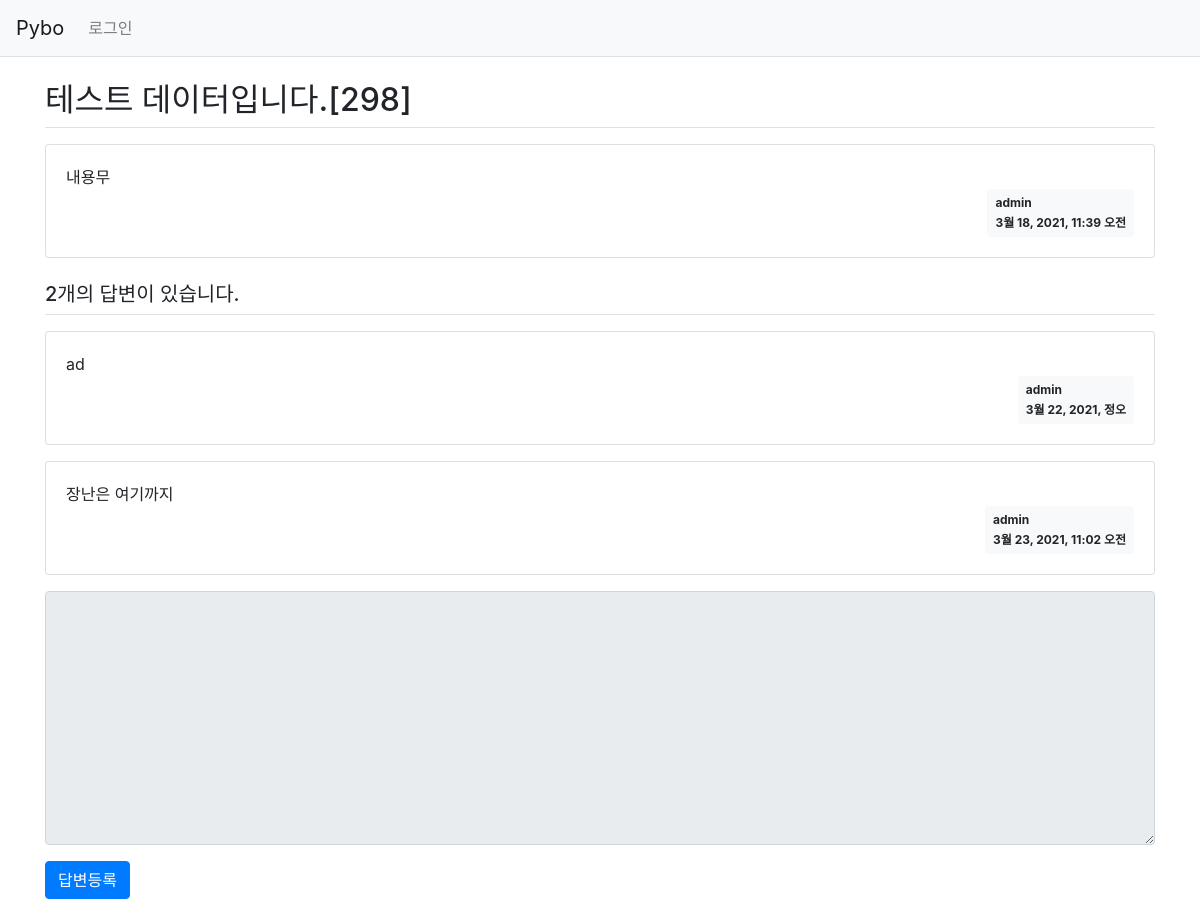
The page /pybo/303/ on the database its author committed.
### pybo/models.py (models this page shows, shortened)
class Question(models.Model):
    author=models.ForeignKey(User,on_delete=models.CASCADE)
    subject=models.CharField(max_length=200)
    content=models.TextField()
    create_date=models.DateTimeField()

class Answer(models.Model):
    author=models.ForeignKey(User,on_delete=models.CASCADE)
    question=models.ForeignKey(Question,on_delete=models.CASCADE)
    content=models.TextField()
    create_date=models.DateTimeField()

### pybo/views.py (the view)
# urls.py: path('<int:question_id>/',views.detail,name='detail'), # edit
def detail(request,question_id):
    question=get_object_or_404(Question,pk=question_id)
    context={'question':question}
    return render(request,'pybo/question_detail.html',context)

### templates/pybo/question_detail.html (shortened to what this page needs)
{% extends 'base.html' %}
{% block content %}
<div class="container my-3">
    <h2 class="border-bottom py-2">{{ question.subject }}</h2>
    <div class="card my-3">
        <div class="card-body">
            <div class="card-text" style="white-space: pre-line;">{{ question.content }}</div>
            <div class="d-flex justify-content-end">
                <div class="badge badge-light p-2 text-left">
                    <div class="mb-2">{{ question.author.username }}</div>
                    <div>{{ question.create_date }}</div>
                </div>
            </div>
        </div>
    </div>
    <h5 class="border-bottom my-3 py-2">{{question.answer_set.count}}개의 답변이 있습니다.</h5>
    {% for answer in question.answer_set.all %}
    <div class="card my-3">
        <div class="card-body">
            <div class="card-text" style="white-space: pre-line;">{{ answer.content }}</div>
            <div class="d-flex justify-content-end">
                <div class="badge badge-light p-2 text-left">
                    <div class="mb-2">{{ answer.author.username }}</div>
                    <div>{{ answer.create_date }}</div>
                </div>
            </div>
        </div>
    </div>
    {% endfor %}
    <form action="{% url 'pybo:answer_create' question.id %}" method="post" class="my-3">
        <div class="form-group">
            <textarea {% if not user.is_authenticated %}disabled{% endif %}
            name="content" id="content" class="form-control" rows="10"></textarea>
        </div>
        <input type="submit" value="답변등록" class="btn btn-primary">
    </form>
</div>
{% endblock %}

### rows shown on the page
Question: subject "테스트 데이터입니다.[298]", content "내용무", author.username "admin", create_date "3월 18, 2021, 11:39 오전", answer_set.count "2"
Answer: content "ad", author.username "admin", create_date "3월 22, 2021, 정오"
Answer: content "장난은 여기까지", author.username "admin", create_date "3월 23, 2021, 11:02 오전"
